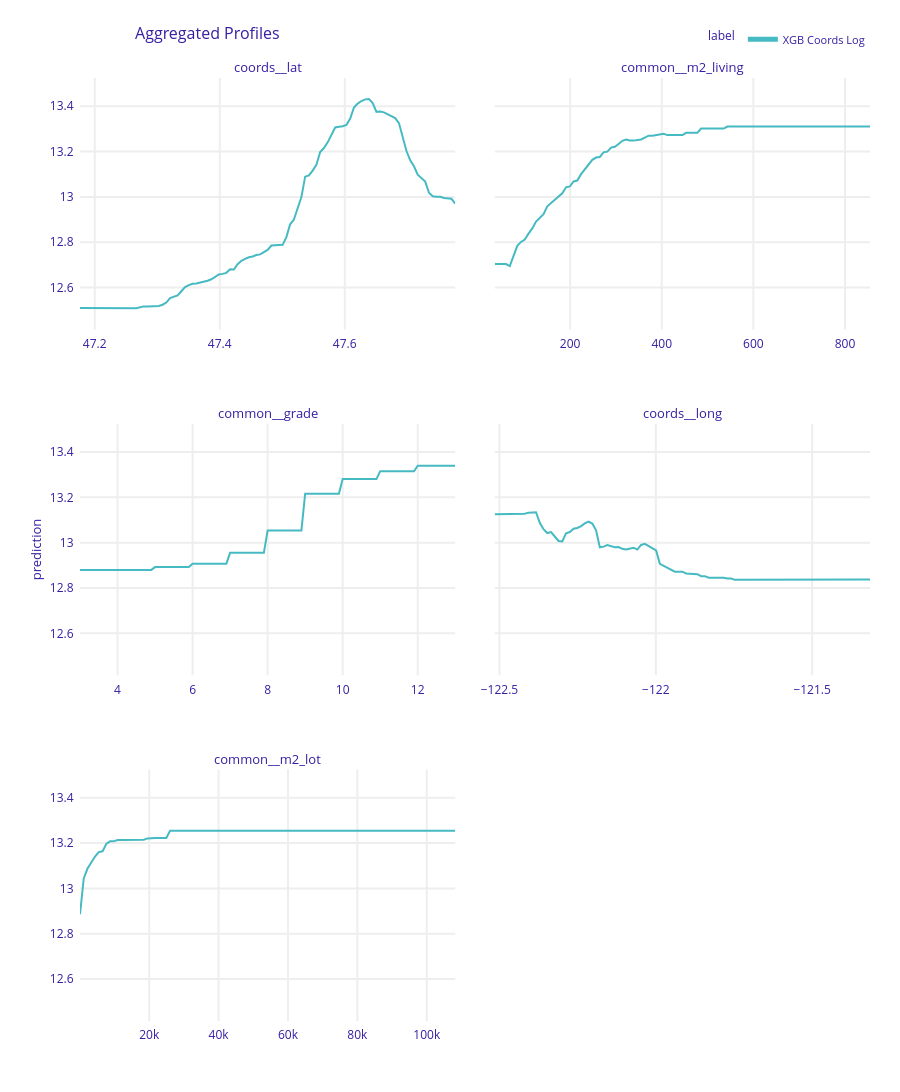

The notebook cell this image was saved under:
### Markdown cell above
#### **Dalex version**

### Code cell
pdp = dalex_explainers['XGB Coords Log'].model_profile(variables=top_features[:5], type="partial")
pdp.plot()

### Figure 1 — Plotly figure (JSON) as saved in the notebook; plotly's stock layout.template omitted (floating-point values rounded to 4 significant figures; data arrays with more than 128 entries replaced by an {"elided": "..."} marker saying what was removed)
{"data": [{"customdata": {"elided": "101x3 mixed values"}, "hovertemplate": "<b>%{hovertext}</b><br><br>prediction=%{y:.3f}<br>mean_prediction=%{customdata[0]:.3f}<extra></extra>", "hovertext": ["XGB Coords Log", "XGB Coords Log", "XGB Coords Log", "XGB Coords Log", "XGB Coords Log", "XGB Coords Log", "XGB Coords Log", "XGB Coords Log", "XGB Coords Log", "XGB Coords Log", "XGB Coords Log", "XGB Coords Log", "XGB Coords Log", "XGB Coords Log", "XGB Coords Log", "XGB Coords Log", "XGB Coords Log", "XGB Coords Log", "XGB Coords Log", "XGB Coords Log", "XGB Coords Log", "XGB Coords Log", "XGB Coords Log", "XGB Coords Log", "XGB Coords Log", "XGB Coords Log", "XGB Coords Log", "XGB Coords Log", "XGB Coords Log", "XGB Coords Log", "XGB Coords Log", "XGB Coords Log", "XGB Coords Log", "XGB Coords Log", "XGB Coords Log", "XGB Coords Log", "XGB Coords Log", "XGB Coords Log", "XGB Coords Log", "XGB Coords Log", "XGB Coords Log", "XGB Coords Log", "XGB Coords Log", "XGB Coords Log", "XGB Coords Log", "XGB Coords Log", "XGB Coords Log", "XGB Coords Log", "XGB Coords Log", "XGB Coords Log", "XGB Coords Log", "XGB Coords Log", "XGB Coords Log", "XGB Coords Log", "XGB Coords Log", "XGB Coords Log", "XGB Coords Log", "XGB Coords Log", "XGB Coords Log", "XGB Coords Log", "XGB Coords Log", "XGB Coords Log", "XGB Coords Log", "XGB Coords Log", "XGB Coords Log", "XGB Coords Log", "XGB Coords Log", "XGB Coords Log", "XGB Coords Log", "XGB Coords Log", "XGB Coords Log", "XGB Coords Log", "XGB Coords Log", "XGB Coords Log", "XGB Coords Log", "XGB Coords Log", "XGB Coords Log", "XGB Coords Log", "XGB Coords Log", "XGB Coords Log", "XGB Coords Log", "XGB Coords Log", "XGB Coords Log", "XGB Coords Log", "XGB Coords Log", "XGB Coords Log", "XGB Coords Log", "XGB Coords Log", "XGB Coords Log", "XGB Coords Log", "XGB Coords Log", "XGB Coords Log", "XGB Coords Log", "XGB Coords Log", "XGB Coords Log", "XGB Coords Log", "XGB Coords Log", "XGB Coords Log", "XGB Coords Log", "XGB Coords Log", "XGB Coords Log"], "legendgroup": "XGB Coords Log", "line": {"color": "#46bac2", "dash": "solid", "width": 2}, "marker": {"symbol": "circle"}, "mode": "lines", "name": "XGB Coords Log", "opacity": 1, "orientation": "v", "showlegend": true, "type": "scatter", "x": [47.18, 47.18, 47.19, 47.19, 47.2, 47.21, 47.21, 47.22, 47.22, 47.23, 47.24, 47.24, 47.25, 47.25, 47.26, 47.27, 47.27, 47.28, 47.28, 47.29, 47.3, 47.3, 47.31, 47.31, 47.32, 47.33, 47.33, 47.34, 47.34, 47.35, 47.36, 47.36, 47.37, 47.37, 47.38, 47.39, 47.39, 47.4, 47.4, 47.41, 47.42, 47.42, 47.43, 47.43, 47.44, 47.45, 47.45, 47.46, 47.46, 47.47, 47.48, 47.48, 47.49, 47.49, 47.5, 47.51, 47.51, 47.52, 47.52, 47.53, 47.54, 47.54, 47.55, 47.55, 47.56, 47.57, 47.57, 47.58, 47.58, 47.59, 47.6, 47.6, 47.61, 47.61, 47.62, 47.63, 47.63, 47.64, 47.64, 47.65, 47.66, 47.66, 47.67, 47.67, 47.68, 47.69, 47.69, 47.7, 47.7, 47.71, 47.72, 47.72, 47.73, 47.73, 47.74, 47.75, 47.75, 47.76, 47.76, 47.77, 47.78], "xaxis": "x5", "y": [12.51, 12.51, 12.51, 12.51, 12.51, 12.51, 12.51, 12.51, 12.51, 12.51, 12.51, 12.51, 12.51, 12.51, 12.51, 12.51, 12.51, 12.52, 12.52, 12.52, 12.52, 12.52, 12.52, 12.53, 12.55, 12.56, 12.57, 12.58, 12.6, 12.61, 12.62, 12.62, 12.62, 12.63, 12.63, 12.64, 12.65, 12.66, 12.66, 12.66, 12.68, 12.68, 12.7, 12.72, 12.73, 12.73, 12.74, 12.74, 12.75, 12.76, 12.77, 12.79, 12.79, 12.79, 12.79, 12.82, 12.88, 12.9, 12.95, 13.0, 13.09, 13.1, 13.12, 13.14, 13.2, 13.22, 13.24, 13.27, 13.31, 13.31, 13.31, 13.32, 13.35, 13.39, 13.41, 13.42, 13.43, 13.43, 13.41, 13.38, 13.38, 13.37, 13.36, 13.36, 13.35, 13.33, 13.27, 13.2, 13.16, 13.14, 13.1, 13.08, 13.07, 13.02, 13.0, 13.0, 13.0, 13.0, 12.99, 12.99, 12.97], "yaxis": "y5"}, {"customdata": {"elided": "101x3 mixed values"}, "hovertemplate": "<b>%{hovertext}</b><br><br>prediction=%{y:.3f}<br>mean_prediction=%{customdata[0]:.3f}<extra></extra>", "hovertext": ["XGB Coords Log", "XGB Coords Log", "XGB Coords Log", "XGB Coords Log", "XGB Coords Log", "XGB Coords Log", "XGB Coords Log", "XGB Coords Log", "XGB Coords Log", "XGB Coords Log", "XGB Coords Log", "XGB Coords Log", "XGB Coords Log", "XGB Coords Log", "XGB Coords Log", "XGB Coords Log", "XGB Coords Log", "XGB Coords Log", "XGB Coords Log", "XGB Coords Log", "XGB Coords Log", "XGB Coords Log", "XGB Coords Log", "XGB Coords Log", "XGB Coords Log", "XGB Coords Log", "XGB Coords Log", "XGB Coords Log", "XGB Coords Log", "XGB Coords Log", "XGB Coords Log", "XGB Coords Log", "XGB Coords Log", "XGB Coords Log", "XGB Coords Log", "XGB Coords Log", "XGB Coords Log", "XGB Coords Log", "XGB Coords Log", "XGB Coords Log", "XGB Coords Log", "XGB Coords Log", "XGB Coords Log", "XGB Coords Log", "XGB Coords Log", "XGB Coords Log", "XGB Coords Log", "XGB Coords Log", "XGB Coords Log", "XGB Coords Log", "XGB Coords Log", "XGB Coords Log", "XGB Coords Log", "XGB Coords Log", "XGB Coords Log", "XGB Coords Log", "XGB Coords Log", "XGB Coords Log", "XGB Coords Log", "XGB Coords Log", "XGB Coords Log", "XGB Coords Log", "XGB Coords Log", "XGB Coords Log", "XGB Coords Log", "XGB Coords Log", "XGB Coords Log", "XGB Coords Log", "XGB Coords Log", "XGB Coords Log", "XGB Coords Log", "XGB Coords Log", "XGB Coords Log", "XGB Coords Log", "XGB Coords Log", "XGB Coords Log", "XGB Coords Log", "XGB Coords Log", "XGB Coords Log", "XGB Coords Log", "XGB Coords Log", "XGB Coords Log", "XGB Coords Log", "XGB Coords Log", "XGB Coords Log", "XGB Coords Log", "XGB Coords Log", "XGB Coords Log", "XGB Coords Log", "XGB Coords Log", "XGB Coords Log", "XGB Coords Log", "XGB Coords Log", "XGB Coords Log", "XGB Coords Log", "XGB Coords Log", "XGB Coords Log", "XGB Coords Log", "XGB Coords Log", "XGB Coords Log", "XGB Coords Log"], "legendgroup": "XGB Coords Log", "line": {"color": "#46bac2", "dash": "solid", "width": 2}, "marker": {"symbol": "circle"}, "mode": "lines", "name": "XGB Coords Log", "opacity": 1, "orientation": "v", "showlegend": false, "type": "scatter", "x": [35.3, 43.5, 51.69, 59.89, 68.08, 76.27, 84.47, 92.66, 100.9, 109.0, 117.2, 125.4, 133.6, 141.8, 150.0, 158.2, 166.4, 174.6, 182.8, 191.0, 199.2, 207.4, 215.6, 223.8, 232.0, 240.2, 248.3, 256.5, 264.7, 272.9, 281.1, 289.3, 297.5, 305.7, 313.9, 322.1, 330.3, 338.5, 346.7, 354.9, 363.1, 371.3, 379.5, 387.6, 395.8, 404.0, 412.2, 420.4, 428.6, 436.8, 445.0, 453.2, 461.4, 469.6, 477.8, 486.0, 494.2, 502.4, 510.6, 518.8, 526.9, 535.1, 543.3, 551.5, 559.7, 567.9, 576.1, 584.3, 592.5, 600.7, 608.9, 617.1, 625.3, 633.5, 641.7, 649.9, 658.1, 666.2, 674.4, 682.6, 690.8, 699.0, 707.2, 715.4, 723.6, 731.8, 740.0, 748.2, 756.4, 764.6, 772.8, 781.0, 789.2, 797.3, 805.5, 813.7, 821.9, 830.1, 838.3, 846.5, 854.7], "xaxis": "x6", "y": [12.7, 12.7, 12.7, 12.7, 12.69, 12.74, 12.78, 12.8, 12.81, 12.84, 12.86, 12.89, 12.91, 12.92, 12.96, 12.97, 12.99, 13.0, 13.02, 13.04, 13.05, 13.07, 13.07, 13.1, 13.12, 13.14, 13.16, 13.17, 13.18, 13.2, 13.2, 13.22, 13.22, 13.23, 13.25, 13.25, 13.25, 13.25, 13.25, 13.25, 13.26, 13.27, 13.27, 13.27, 13.28, 13.28, 13.27, 13.27, 13.27, 13.27, 13.27, 13.28, 13.28, 13.28, 13.28, 13.3, 13.3, 13.3, 13.3, 13.3, 13.3, 13.3, 13.31, 13.31, 13.31, 13.31, 13.31, 13.31, 13.31, 13.31, 13.31, 13.31, 13.31, 13.31, 13.31, 13.31, 13.31, 13.31, 13.31, 13.31, 13.31, 13.31, 13.31, 13.31, 13.31, 13.31, 13.31, 13.31, 13.31, 13.31, 13.31, 13.31, 13.31, 13.31, 13.31, 13.31, 13.31, 13.31, 13.31, 13.31, 13.31], "yaxis": "y6"}, {"customdata": {"elided": "101x3 mixed values"}, "hovertemplate": "<b>%{hovertext}</b><br><br>prediction=%{y:.3f}<br>mean_prediction=%{customdata[0]:.3f}<extra></extra>", "hovertext": ["XGB Coords Log", "XGB Coords Log", "XGB Coords Log", "XGB Coords Log", "XGB Coords Log", "XGB Coords Log", "XGB Coords Log", "XGB Coords Log", "XGB Coords Log", "XGB Coords Log", "XGB Coords Log", "XGB Coords Log", "XGB Coords Log", "XGB Coords Log", "XGB Coords Log", "XGB Coords Log", "XGB Coords Log", "XGB Coords Log", "XGB Coords Log", "XGB Coords Log", "XGB Coords Log", "XGB Coords Log", "XGB Coords Log", "XGB Coords Log", "XGB Coords Log", "XGB Coords Log", "XGB Coords Log", "XGB Coords Log", "XGB Coords Log", "XGB Coords Log", "XGB Coords Log", "XGB Coords Log", "XGB Coords Log", "XGB Coords Log", "XGB Coords Log", "XGB Coords Log", "XGB Coords Log", "XGB Coords Log", "XGB Coords Log", "XGB Coords Log", "XGB Coords Log", "XGB Coords Log", "XGB Coords Log", "XGB Coords Log", "XGB Coords Log", "XGB Coords Log", "XGB Coords Log", "XGB Coords Log", "XGB Coords Log", "XGB Coords Log", "XGB Coords Log", "XGB Coords Log", "XGB Coords Log", "XGB Coords Log", "XGB Coords Log", "XGB Coords Log", "XGB Coords Log", "XGB Coords Log", "XGB Coords Log", "XGB Coords Log", "XGB Coords Log", "XGB Coords Log", "XGB Coords Log", "XGB Coords Log", "XGB Coords Log", "XGB Coords Log", "XGB Coords Log", "XGB Coords Log", "XGB Coords Log", "XGB Coords Log", "XGB Coords Log", "XGB Coords Log", "XGB Coords Log", "XGB Coords Log", "XGB Coords Log", "XGB Coords Log", "XGB Coords Log", "XGB Coords Log", "XGB Coords Log", "XGB Coords Log", "XGB Coords Log", "XGB Coords Log", "XGB Coords Log", "XGB Coords Log", "XGB Coords Log", "XGB Coords Log", "XGB Coords Log", "XGB Coords Log", "XGB Coords Log", "XGB Coords Log", "XGB Coords Log", "XGB Coords Log", "XGB Coords Log", "XGB Coords Log", "XGB Coords Log", "XGB Coords Log", "XGB Coords Log", "XGB Coords Log", "XGB Coords Log", "XGB Coords Log", "XGB Coords Log"], "legendgroup": "XGB Coords Log", "line": {"color": "#46bac2", "dash": "solid", "width": 2}, "marker": {"symbol": "circle"}, "mode": "lines", "name": "XGB Coords Log", "opacity": 1, "orientation": "v", "showlegend": false, "type": "scatter", "x": [3.0, 3.1, 3.2, 3.3, 3.4, 3.5, 3.6, 3.7, 3.8, 3.9, 4.0, 4.1, 4.2, 4.3, 4.4, 4.5, 4.6, 4.7, 4.8, 4.9, 5.0, 5.1, 5.2, 5.3, 5.4, 5.5, 5.6, 5.7, 5.8, 5.9, 6.0, 6.1, 6.2, 6.3, 6.4, 6.5, 6.6, 6.7, 6.8, 6.9, 7.0, 7.1, 7.2, 7.3, 7.4, 7.5, 7.6, 7.7, 7.8, 7.9, 8.0, 8.1, 8.2, 8.3, 8.4, 8.5, 8.6, 8.7, 8.8, 8.9, 9.0, 9.1, 9.2, 9.3, 9.4, 9.5, 9.6, 9.7, 9.8, 9.9, 10.0, 10.1, 10.2, 10.3, 10.4, 10.5, 10.6, 10.7, 10.8, 10.9, 11.0, 11.1, 11.2, 11.3, 11.4, 11.5, 11.6, 11.7, 11.8, 11.9, 12.0, 12.1, 12.2, 12.3, 12.4, 12.5, 12.6, 12.7, 12.8, 12.9, 13.0], "xaxis": "x3", "y": [12.88, 12.88, 12.88, 12.88, 12.88, 12.88, 12.88, 12.88, 12.88, 12.88, 12.88, 12.88, 12.88, 12.88, 12.88, 12.88, 12.88, 12.88, 12.88, 12.88, 12.89, 12.89, 12.89, 12.89, 12.89, 12.89, 12.89, 12.89, 12.89, 12.89, 12.91, 12.91, 12.91, 12.91, 12.91, 12.91, 12.91, 12.91, 12.91, 12.91, 12.96, 12.96, 12.96, 12.96, 12.96, 12.96, 12.96, 12.96, 12.96, 12.96, 13.05, 13.05, 13.05, 13.05, 13.05, 13.05, 13.05, 13.05, 13.05, 13.05, 13.22, 13.22, 13.22, 13.22, 13.22, 13.22, 13.22, 13.22, 13.22, 13.22, 13.28, 13.28, 13.28, 13.28, 13.28, 13.28, 13.28, 13.28, 13.28, 13.28, 13.31, 13.31, 13.31, 13.31, 13.31, 13.31, 13.31, 13.31, 13.31, 13.31, 13.34, 13.34, 13.34, 13.34, 13.34, 13.34, 13.34, 13.34, 13.34, 13.34, 13.34], "yaxis": "y3"}, {"customdata": {"elided": "101x3 mixed values"}, "hovertemplate": "<b>%{hovertext}</b><br><br>prediction=%{y:.3f}<br>mean_prediction=%{customdata[0]:.3f}<extra></extra>", "hovertext": ["XGB Coords Log", "XGB Coords Log", "XGB Coords Log", "XGB Coords Log", "XGB Coords Log", "XGB Coords Log", "XGB Coords Log", "XGB Coords Log", "XGB Coords Log", "XGB Coords Log", "XGB Coords Log", "XGB Coords Log", "XGB Coords Log", "XGB Coords Log", "XGB Coords Log", "XGB Coords Log", "XGB Coords Log", "XGB Coords Log", "XGB Coords Log", "XGB Coords Log", "XGB Coords Log", "XGB Coords Log", "XGB Coords Log", "XGB Coords Log", "XGB Coords Log", "XGB Coords Log", "XGB Coords Log", "XGB Coords Log", "XGB Coords Log", "XGB Coords Log", "XGB Coords Log", "XGB Coords Log", "XGB Coords Log", "XGB Coords Log", "XGB Coords Log", "XGB Coords Log", "XGB Coords Log", "XGB Coords Log", "XGB Coords Log", "XGB Coords Log", "XGB Coords Log", "XGB Coords Log", "XGB Coords Log", "XGB Coords Log", "XGB Coords Log", "XGB Coords Log", "XGB Coords Log", "XGB Coords Log", "XGB Coords Log", "XGB Coords Log", "XGB Coords Log", "XGB Coords Log", "XGB Coords Log", "XGB Coords Log", "XGB Coords Log", "XGB Coords Log", "XGB Coords Log", "XGB Coords Log", "XGB Coords Log", "XGB Coords Log", "XGB Coords Log", "XGB Coords Log", "XGB Coords Log", "XGB Coords Log", "XGB Coords Log", "XGB Coords Log", "XGB Coords Log", "XGB Coords Log", "XGB Coords Log", "XGB Coords Log", "XGB Coords Log", "XGB Coords Log", "XGB Coords Log", "XGB Coords Log", "XGB Coords Log", "XGB Coords Log", "XGB Coords Log", "XGB Coords Log", "XGB Coords Log", "XGB Coords Log", "XGB Coords Log", "XGB Coords Log", "XGB Coords Log", "XGB Coords Log", "XGB Coords Log", "XGB Coords Log", "XGB Coords Log", "XGB Coords Log", "XGB Coords Log", "XGB Coords Log", "XGB Coords Log", "XGB Coords Log", "XGB Coords Log", "XGB Coords Log", "XGB Coords Log", "XGB Coords Log", "XGB Coords Log", "XGB Coords Log", "XGB Coords Log", "XGB Coords Log", "XGB Coords Log"], "legendgroup": "XGB Coords Log", "line": {"color": "#46bac2", "dash": "solid", "width": 2}, "marker": {"symbol": "circle"}, "mode": "lines", "name": "XGB Coords Log", "opacity": 1, "orientation": "v", "showlegend": false, "type": "scatter", "x": [-122.5, -122.5, -122.5, -122.5, -122.5, -122.5, -122.4, -122.4, -122.4, -122.4, -122.4, -122.4, -122.4, -122.4, -122.3, -122.3, -122.3, -122.3, -122.3, -122.3, -122.3, -122.3, -122.3, -122.2, -122.2, -122.2, -122.2, -122.2, -122.2, -122.2, -122.2, -122.1, -122.1, -122.1, -122.1, -122.1, -122.1, -122.1, -122.1, -122.0, -122.0, -122.0, -122.0, -122.0, -122.0, -122.0, -122.0, -122.0, -121.9, -121.9, -121.9, -121.9, -121.9, -121.9, -121.9, -121.9, -121.8, -121.8, -121.8, -121.8, -121.8, -121.8, -121.8, -121.8, -121.7, -121.7, -121.7, -121.7, -121.7, -121.7, -121.7, -121.7, -121.7, -121.6, -121.6, -121.6, -121.6, -121.6, -121.6, -121.6, -121.6, -121.5, -121.5, -121.5, -121.5, -121.5, -121.5, -121.5, -121.5, -121.4, -121.4, -121.4, -121.4, -121.4, -121.4, -121.4, -121.4, -121.4, -121.3, -121.3, -121.3], "xaxis": "x4", "y": [13.13, 13.13, 13.13, 13.13, 13.13, 13.13, 13.13, 13.13, 13.13, 13.13, 13.13, 13.13, 13.09, 13.06, 13.04, 13.05, 13.03, 13.01, 13.01, 13.04, 13.05, 13.06, 13.06, 13.07, 13.09, 13.09, 13.08, 13.05, 12.98, 12.98, 12.99, 12.99, 12.98, 12.98, 12.97, 12.97, 12.97, 12.98, 12.97, 12.99, 13.0, 12.98, 12.98, 12.97, 12.91, 12.9, 12.89, 12.88, 12.87, 12.87, 12.87, 12.86, 12.86, 12.86, 12.86, 12.85, 12.85, 12.85, 12.85, 12.85, 12.85, 12.85, 12.84, 12.84, 12.84, 12.84, 12.84, 12.84, 12.84, 12.84, 12.84, 12.84, 12.84, 12.84, 12.84, 12.84, 12.84, 12.84, 12.84, 12.84, 12.84, 12.84, 12.84, 12.84, 12.84, 12.84, 12.84, 12.84, 12.84, 12.84, 12.84, 12.84, 12.84, 12.84, 12.84, 12.84, 12.84, 12.84, 12.84, 12.84, 12.84], "yaxis": "y4"}, {"customdata": {"elided": "101x3 mixed values"}, "hovertemplate": "<b>%{hovertext}</b><br><br>prediction=%{y:.3f}<br>mean_prediction=%{customdata[0]:.3f}<extra></extra>", "hovertext": ["XGB Coords Log", "XGB Coords Log", "XGB Coords Log", "XGB Coords Log", "XGB Coords Log", "XGB Coords Log", "XGB Coords Log", "XGB Coords Log", "XGB Coords Log", "XGB Coords Log", "XGB Coords Log", "XGB Coords Log", "XGB Coords Log", "XGB Coords Log", "XGB Coords Log", "XGB Coords Log", "XGB Coords Log", "XGB Coords Log", "XGB Coords Log", "XGB Coords Log", "XGB Coords Log", "XGB Coords Log", "XGB Coords Log", "XGB Coords Log", "XGB Coords Log", "XGB Coords Log", "XGB Coords Log", "XGB Coords Log", "XGB Coords Log", "XGB Coords Log", "XGB Coords Log", "XGB Coords Log", "XGB Coords Log", "XGB Coords Log", "XGB Coords Log", "XGB Coords Log", "XGB Coords Log", "XGB Coords Log", "XGB Coords Log", "XGB Coords Log", "XGB Coords Log", "XGB Coords Log", "XGB Coords Log", "XGB Coords Log", "XGB Coords Log", "XGB Coords Log", "XGB Coords Log", "XGB Coords Log", "XGB Coords Log", "XGB Coords Log", "XGB Coords Log", "XGB Coords Log", "XGB Coords Log", "XGB Coords Log", "XGB Coords Log", "XGB Coords Log", "XGB Coords Log", "XGB Coords Log", "XGB Coords Log", "XGB Coords Log", "XGB Coords Log", "XGB Coords Log", "XGB Coords Log", "XGB Coords Log", "XGB Coords Log", "XGB Coords Log", "XGB Coords Log", "XGB Coords Log", "XGB Coords Log", "XGB Coords Log", "XGB Coords Log", "XGB Coords Log", "XGB Coords Log", "XGB Coords Log", "XGB Coords Log", "XGB Coords Log", "XGB Coords Log", "XGB Coords Log", "XGB Coords Log", "XGB Coords Log", "XGB Coords Log", "XGB Coords Log", "XGB Coords Log", "XGB Coords Log", "XGB Coords Log", "XGB Coords Log", "XGB Coords Log", "XGB Coords Log", "XGB Coords Log", "XGB Coords Log", "XGB Coords Log", "XGB Coords Log", "XGB Coords Log", "XGB Coords Log", "XGB Coords Log", "XGB Coords Log", "XGB Coords Log", "XGB Coords Log", "XGB Coords Log", "XGB Coords Log", "XGB Coords Log"], "legendgroup": "XGB Coords Log", "line": {"color": "#46bac2", "dash": "solid", "width": 2}, "marker": {"symbol": "circle"}, "mode": "lines", "name": "XGB Coords Log", "opacity": 1, "orientation": "v", "showlegend": false, "type": "scatter", "x": [48.31, 1130.0, 2212.0, 3293.0, 4375.0, 5457.0, 6538.0, 7620.0, 8701.0, 9783.0, 10860.0, 11950.0, 13030.0, 14110.0, 15190.0, 16270.0, 17350.0, 18440.0, 19520.0, 20600.0, 21680.0, 22760.0, 23840.0, 24930.0, 26010.0, 27090.0, 28170.0, 29250.0, 30330.0, 31420.0, 32500.0, 33580.0, 34660.0, 35740.0, 36820.0, 37910.0, 38990.0, 40070.0, 41150.0, 42230.0, 43310.0, 44400.0, 45480.0, 46560.0, 47640.0, 48720.0, 49800.0, 50890.0, 51970.0, 53050.0, 54130.0, 55210.0, 56290.0, 57380.0, 58460.0, 59540.0, 60620.0, 61700.0, 62780.0, 63870.0, 64950.0, 66030.0, 67110.0, 68190.0, 69270.0, 70360.0, 71440.0, 72520.0, 73600.0, 74680.0, 75760.0, 76850.0, 77930.0, 79010.0, 80090.0, 81170.0, 82250.0, 83340.0, 84420.0, 85500.0, 86580.0, 87660.0, 88740.0, 89820.0, 90910.0, 91990.0, 93070.0, 94150.0, 95230.0, 96310.0, 97400.0, 98480.0, 99560.0, 100600.0, 101700.0, 102800.0, 103900.0, 105000.0, 106000.0, 107100.0, 108200.0], "xaxis": "x", "y": [12.89, 13.04, 13.09, 13.11, 13.14, 13.16, 13.16, 13.2, 13.21, 13.21, 13.21, 13.21, 13.21, 13.21, 13.21, 13.21, 13.21, 13.21, 13.22, 13.22, 13.22, 13.22, 13.22, 13.22, 13.25, 13.25, 13.25, 13.25, 13.25, 13.25, 13.25, 13.25, 13.25, 13.25, 13.25, 13.25, 13.25, 13.25, 13.25, 13.25, 13.25, 13.25, 13.25, 13.25, 13.25, 13.25, 13.25, 13.25, 13.25, 13.25, 13.25, 13.25, 13.25, 13.25, 13.25, 13.25, 13.25, 13.25, 13.25, 13.25, 13.25, 13.25, 13.25, 13.25, 13.25, 13.25, 13.25, 13.25, 13.25, 13.25, 13.25, 13.25, 13.25, 13.25, 13.25, 13.25, 13.25, 13.25, 13.25, 13.25, 13.25, 13.25, 13.25, 13.25, 13.25, 13.25, 13.25, 13.25, 13.25, 13.25, 13.25, 13.25, 13.25, 13.25, 13.25, 13.25, 13.25, 13.25, 13.25, 13.25, 13.25], "yaxis": "y"}], "layout": {"annotations": [{"font": {"size": 13}, "showarrow": false, "text": "common__m2_lot", "x": 0.2375, "xanchor": "center", "xref": "paper", "y": 0.2667, "yanchor": "bottom", "yref": "paper"}, {"font": {"size": 13}, "showarrow": false, "text": "common__grade", "x": 0.2375, "xanchor": "center", "xref": "paper", "y": 0.6333, "yanchor": "bottom", "yref": "paper"}, {"font": {"size": 13}, "showarrow": false, "text": "coords__long", "x": 0.7625, "xanchor": "center", "xref": "paper", "y": 0.6333, "yanchor": "bottom", "yref": "paper"}, {"font": {"size": 13}, "showarrow": false, "text": "coords__lat", "x": 0.2375, "xanchor": "center", "xref": "paper", "y": 1, "yanchor": "bottom", "yref": "paper"}, {"font": {"size": 13}, "showarrow": false, "text": "common__m2_living", "x": 0.7625, "xanchor": "center", "xref": "paper", "y": 1, "yanchor": "bottom", "yref": "paper"}, {"font": {"size": 13}, "showarrow": false, "text": "prediction", "textangle": -90, "x": -0.07, "xref": "paper", "y": 0.5, "yref": "paper"}], "font": {"color": "#371ea3"}, "height": 1169, "hovermode": "x unified", "legend": {"font": {"size": 11}, "itemsizing": "constant", "orientation": "h", "title": {"font": {"size": 12}, "text": "label"}, "tracegroupgap": 0, "x": 1, "xanchor": "right", "y": 1.026, "yanchor": "bottom"}, "margin": {"b": 71, "r": 30, "t": 78}, "title": {"font": {"size": 16}, "text": "Aggregated Profiles", "x": 0.15}, "xaxis": {"anchor": "y", "automargin": true, "domain": [0, 0.475], "fixedrange": true, "gridwidth": 2, "showticklabels": true, "tickcolor": "white", "ticklen": 3, "ticks": "outside", "title": {"text": ""}, "type": "linear", "zeroline": false}, "xaxis2": {"anchor": "y2", "automargin": true, "domain": [0.525, 1], "fixedrange": true, "gridwidth": 2, "showticklabels": true, "tickcolor": "white", "ticklen": 3, "ticks": "outside", "title": {"text": ""}, "type": "linear", "zeroline": false}, "xaxis3": {"anchor": "y3", "automargin": true, "domain": [0, 0.475], "fixedrange": true, "gridwidth": 2, "showticklabels": true, "tickcolor": "white", "ticklen": 3, "ticks": "outside", "title": {"text": ""}, "type": "linear", "zeroline": false}, "xaxis4": {"anchor": "y4", "automargin": true, "domain": [0.525, 1], "fixedrange": true, "gridwidth": 2, "showticklabels": true, "tickcolor": "white", "ticklen": 3, "ticks": "outside", "title": {"text": ""}, "type": "linear", "zeroline": false}, "xaxis5": {"anchor": "y5", "automargin": true, "domain": [0, 0.475], "fixedrange": true, "gridwidth": 2, "showticklabels": true, "tickcolor": "white", "ticklen": 3, "ticks": "outside", "title": {"text": ""}, "type": "linear", "zeroline": false}, "xaxis6": {"anchor": "y6", "automargin": true, "domain": [0.525, 1], "fixedrange": true, "gridwidth": 2, "showticklabels": true, "tickcolor": "white", "ticklen": 3, "ticks": "outside", "title": {"text": ""}, "type": "linear", "zeroline": false}, "yaxis": {"anchor": "x", "automargin": true, "domain": [0, 0.2667], "fixedrange": true, "gridwidth": 2, "range": [12.42, 13.52], "tickcolor": "white", "ticklen": 3, "ticks": "outside", "title": {"text": ""}, "type": "linear", "zeroline": false}, "yaxis2": {"anchor": "x2", "automargin": true, "domain": [0, 0.2667], "fixedrange": true, "gridwidth": 2, "matches": "y", "showticklabels": false, "tickcolor": "white", "ticklen": 3, "ticks": "outside", "title": {"text": ""}, "type": "linear", "zeroline": false}, "yaxis3": {"anchor": "x3", "automargin": true, "domain": [0.3667, 0.6333], "fixedrange": true, "gridwidth": 2, "matches": "y", "range": [12.42, 13.52], "tickcolor": "white", "ticklen": 3, "ticks": "outside", "title": {"text": ""}, "type": "linear", "zeroline": false}, "yaxis4": {"anchor": "x4", "automargin": true, "domain": [0.3667, 0.6333], "fixedrange": true, "gridwidth": 2, "matches": "y", "showticklabels": false, "tickcolor": "white", "ticklen": 3, "ticks": "outside", "title": {"text": ""}, "type": "linear", "zeroline": false}, "yaxis5": {"anchor": "x5", "automargin": true, "domain": [0.7333, 1], "fixedrange": true, "gridwidth": 2, "matches": "y", "range": [12.42, 13.52], "tickcolor": "white", "ticklen": 3, "ticks": "outside", "title": {"text": ""}, "type": "linear", "zeroline": false}, "yaxis6": {"anchor": "x6", "automargin": true, "domain": [0.7333, 1], "fixedrange": true, "gridwidth": 2, "matches": "y", "showticklabels": false, "tickcolor": "white", "ticklen": 3, "ticks": "outside", "title": {"text": ""}, "type": "linear", "zeroline": false}}}
